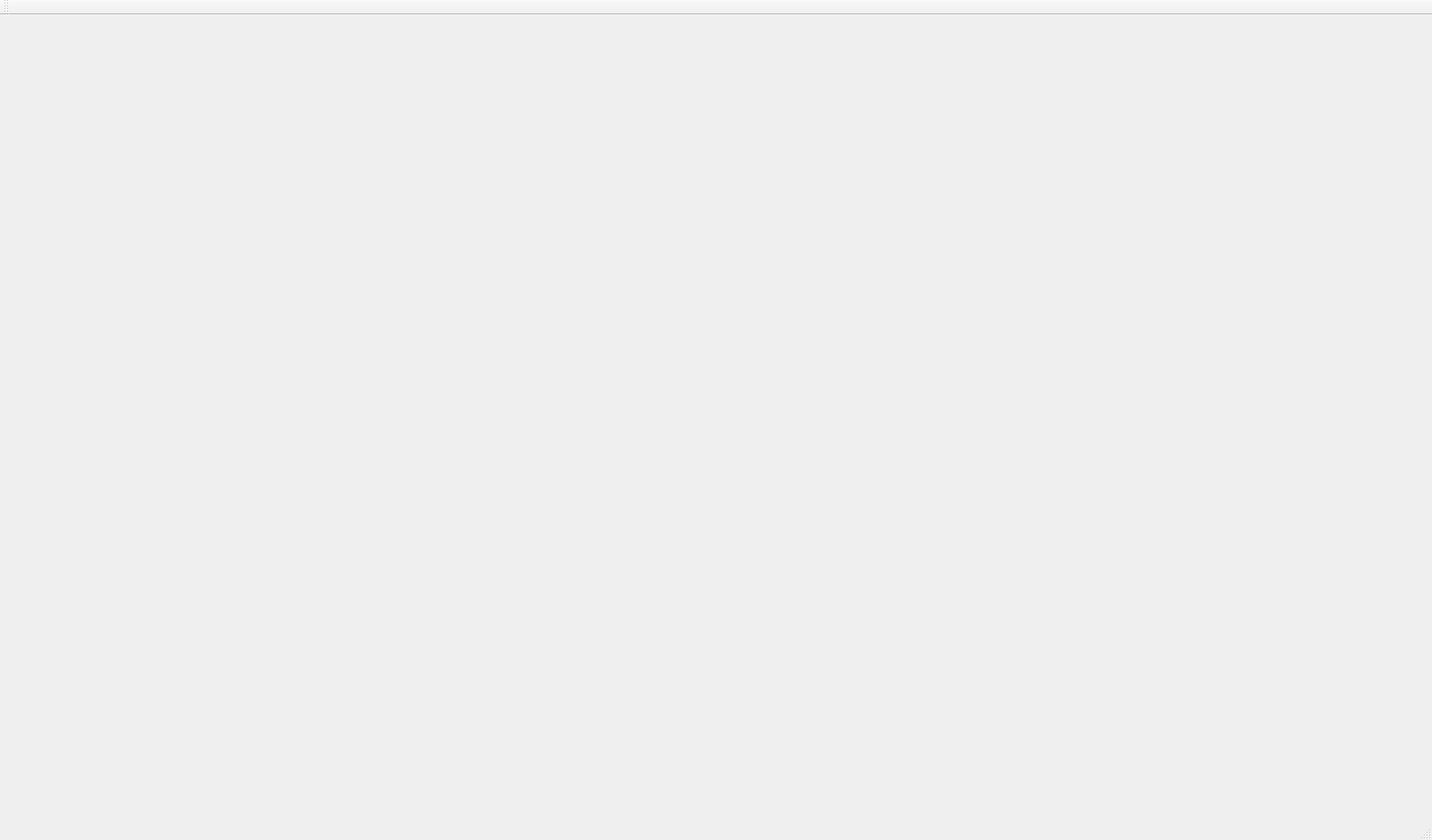
<?xml version="1.0" encoding="UTF-8"?>
<ui version="4.0">
 <class>MainWindow</class>
 <widget class="QMainWindow" name="MainWindow">
  <property name="geometry">
   <rect>
    <x>0</x>
    <y>0</y>
    <width>1060</width>
    <height>627</height>
   </rect>
  </property>
  <property name="windowTitle">
   <string>MainWindow</string>
  </property>
  <widget class="QWidget" name="centralWidget">
   <property name="minimumSize">
    <size>
     <width>1600</width>
     <height>900</height>
    </size>
   </property>
   <property name="maximumSize">
    <size>
     <width>1600</width>
     <height>900</height>
    </size>
   </property>
  </widget>
  <widget class="QMenuBar" name="menuBar">
   <property name="geometry">
    <rect>
     <x>0</x>
     <y>0</y>
     <width>1060</width>
     <height>21</height>
    </rect>
   </property>
  </widget>
  <widget class="QToolBar" name="mainToolBar">
   <attribute name="toolBarArea">
    <enum>TopToolBarArea</enum>
   </attribute>
   <attribute name="toolBarBreak">
    <bool>false</bool>
   </attribute>
  </widget>
  <widget class="QStatusBar" name="statusBar"/>
 </widget>
 <layoutdefault spacing="6" margin="11"/>
 <resources/>
 <connections/>
</ui>
